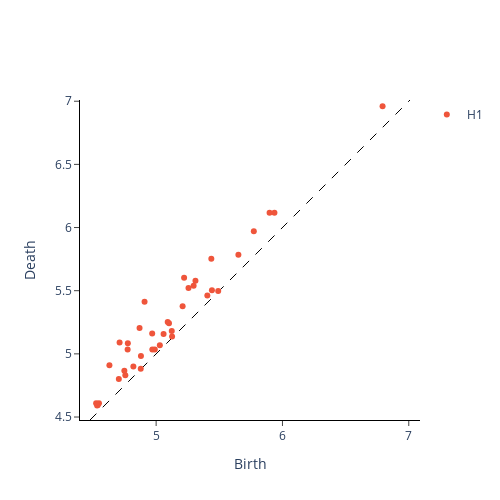

The notebook cell this image was saved under:
### Code cell
from gtda.plotting import plot_diagram

# Plotting persistence diagram

print(np.shape(diagrams))
print(diagrams[0][:, :3]) # plot diagram recieve: (birth, death, and persistence values).
plot_diagram(diagrams[0][:, :3])  # extract the first diagram and plot it
